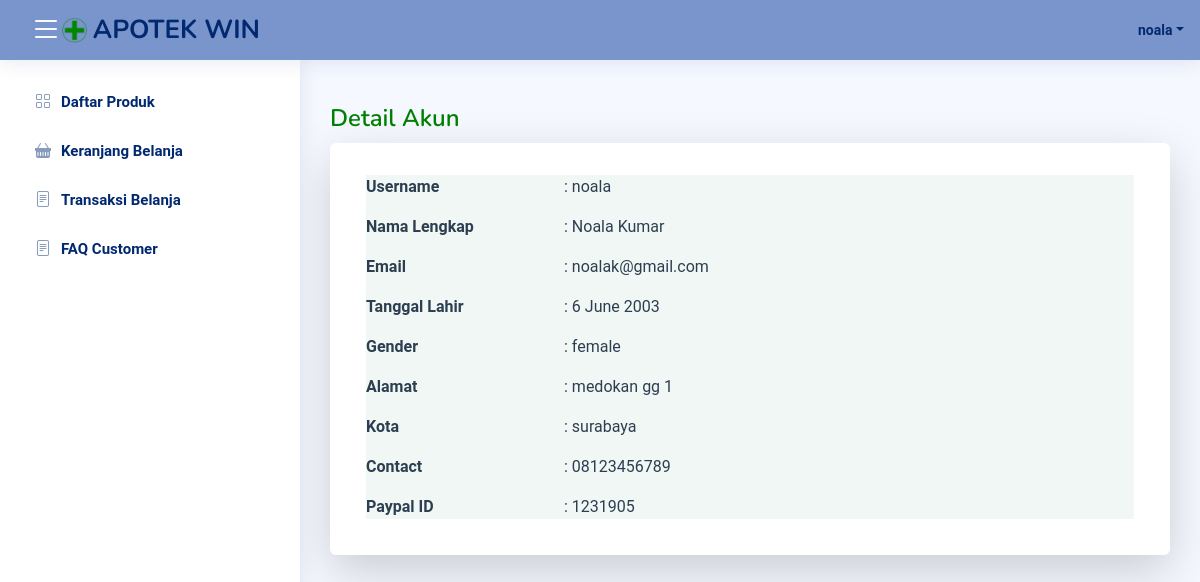
The app's page /Customer/detailAkun.php (signed in) with its own data.
### tables this page shows
CREATE TABLE `customer` (
  `username` varchar(255) NOT NULL,
  `password` varchar(255) NOT NULL,
  `namaLengkap` varchar(255) NOT NULL,
  `email` varchar(255) NOT NULL,
  `dob` date NOT NULL,
  `gender` varchar(255) NOT NULL,
  `alamat` varchar(255) NOT NULL,
  `kota` varchar(255) NOT NULL,
  `contact` varchar(15) NOT NULL,
  `paypalID` varchar(20) NOT NULL
);

### connect.php (called while the page is built, shortened)
<?php
$connect = mysqli_connect("localhost", "root", "", "onlineshop");
function query($query){
    global $connect;
    $result = mysqli_query($connect, $query);
    $rows = [];
    while ($row = mysqli_fetch_assoc($result)){
        $rows[] = $row;
    }
    return $rows;
}
?>

### Customer/detailAkun.php (the view, shortened to what this page needs)
<?php
require 'template/headerCust.php';
require 'template/sidebarCust.php';
$username = $_SESSION["username"];
$customer = query("SELECT * FROM customer WHERE username = '$username'")[0];
$tanggalLahir = strtotime($customer["dob"]);
$tanggalFormatted = date("j F Y", $tanggalLahir);
?>
    <main id="main" class="main">
        <div class="pagetitle">
            <h1 class="text" style = "color:#008000">Detail Akun</h1>
        </div>
        <section class="section">
            <div class="card p-3 shadow-lg rounded">
                <div class="card-body pt-3">
                    <div class="tab-pane fade show active profile-overview" id="profile-overview">
                        <div class="row mb-3">
                            <div class="col-lg-3 col-md-4 fw-bold">Username</div>
                            <div class="col-lg-9 col-md-8">: <?= $customer["username"]; ?></div>
                        </div>
                        <div class="row mb-3">
                            <div class="col-lg-3 col-md-4 fw-bold">Nama Lengkap</div>
                            <div class="col-lg-9 col-md-8">: <?= $customer["namaLengkap"]; ?></div>
                        </div>
                        <div class="row mb-3">
                            <div class="col-lg-3 col-md-4 fw-bold">Email</div>
                            <div class="col-lg-9 col-md-8">: <?= $customer["email"]; ?></div>
                        </div>
                        <div class="row mb-3">
                            <div class="col-lg-3 col-md-4 fw-bold">Tanggal Lahir</div>
                            <div class="col-lg-9 col-md-8">: <?= $tanggalFormatted; ?></div>
                        </div>
                        <div class="row mb-3">
                            <div class="col-lg-3 col-md-4 fw-bold">Gender</div>
                            <div class="col-lg-9 col-md-8">: <?= $customer["gender"]; ?></div>
                        </div>
                        <div class="row mb-3">
                            <div class="col-lg-3 col-md-4 fw-bold">Alamat</div>
                            <div class="col-lg-9 col-md-8">: <?= $customer["alamat"]; ?></div>
                        </div>
                        <div class="row mb-3">
                            <div class="col-lg-3 col-md-4 fw-bold">Kota</div>
                            <div class="col-lg-9 col-md-8">: <?= $customer["kota"]; ?></div>
                        </div>
                        <div class="row mb-3">
                            <div class="col-lg-3 col-md-4 fw-bold">Contact</div>
                            <div class="col-lg-9 col-md-8">: <?= $customer["contact"]; ?></div>
                        </div>
                        <div class="row">
                            <div class="col-lg-3 col-md-4 fw-bold">Paypal ID</div>
                            <div class="col-lg-9 col-md-8">: <?= $customer["paypalID"]; ?></div>
                        </div>
                    </div>
                </div>
            </div>
        </section>
    </main>

### assets/css/style.css (style rules this page uses)
:root { scroll-behavior: smooth; --primary-color: #9fb3df; --secondary-color: #c7d4f2; --text-color: #2c3e50; --light-bg: #f5f8ff; --header-bg: #7a95cc; }
body { font-family: "Poppins", sans-serif; background: var(--light-bg); color: var(--text-color); }
h1, h2, h3, h4, h5, h6 { font-family: "Nunito", sans-serif; }
#main { margin-top: 60px; padding: 20px 30px; transition: all 0.3s; }
.pagetitle { margin-bottom: 10px; }
.pagetitle h1 { font-size: 24px; margin-bottom: 0; font-weight: 600; color: #012970; }
.card { margin-bottom: 30px; border: none; border-radius: 5px; box-shadow: 0px 0 30px rgba(1, 41, 112, 0.1); }
.card-body { padding: 0 20px 20px 20px; }
@media (min-width: 1200px) { #main, #footer { margin-left: 300px; } }
* { padding: 0; margin: 0; box-sizing: border-box; font-family: "Roboto", sans-serif; }
.active, .accordion:hover { background-color: #f1f7f5; }

### records on screen
customer: username "noala", namaLengkap "Noala Kumar", email "noalak@gmail.com", dob "6 June 2003", gender "female", alamat "medokan gg 1", kota "surabaya", contact "08123456789", paypalID "1231905"

### other values on screen
$userLogin "noala"
